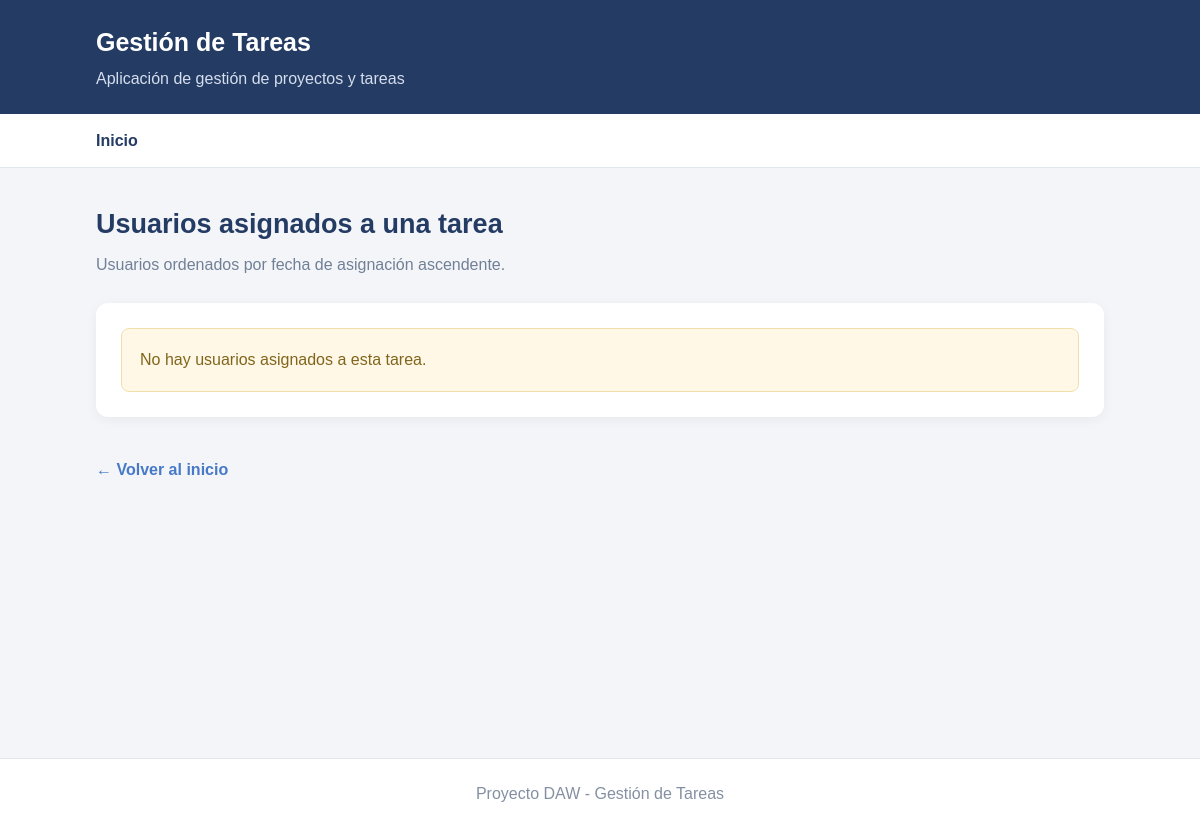
/tareas/1/usuarios/, run on an earlier commit of the app's database.
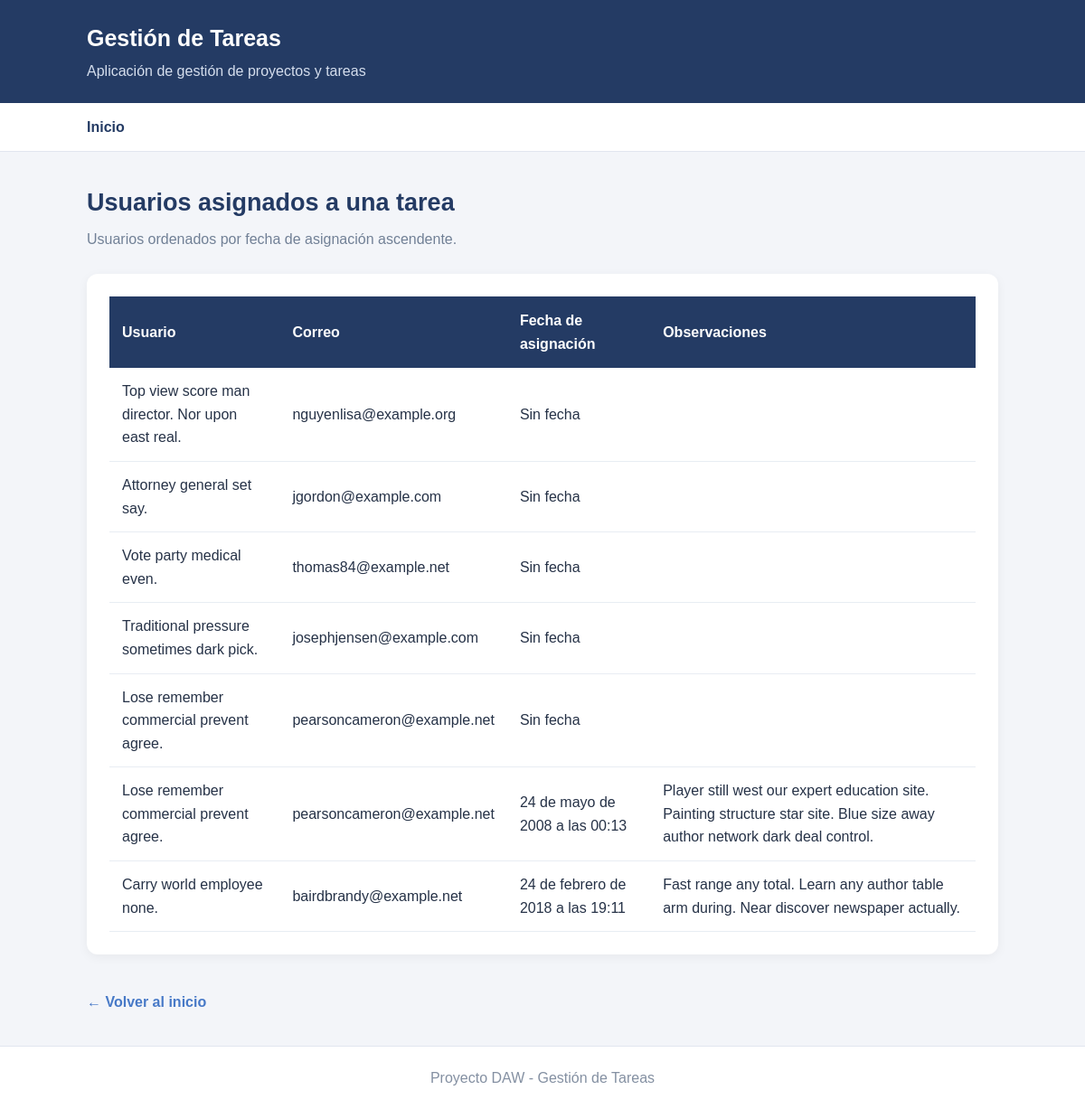
And on a later commit of the database.
### blog/models.py (models this page shows, shortened)
class Asignacion_tarea(models.Model):
    tarea = models.ForeignKey(Tarea, on_delete=models.CASCADE)
    usuario = models.ForeignKey(Usuario, on_delete=models.CASCADE)
    observaciones = models.TextField(max_length=150)
    fecha_asignacion = models.DateTimeField(null=True, blank=True)

class Usuario(models.Model):
    nombre = models.CharField(max_length=50)
    correo = models.EmailField(max_length=50, unique=True)
    contraseña = models.CharField(max_length=128)
    fecha_registro = models.DateTimeField()

### blog/views.py (the view)
# urls.py: path("tareas/<int:tarea_id>/usuarios/", views.usuarios_de_tarea, name="usuarios_de_tarea"),
def usuarios_de_tarea(request, tarea_id):
    usuarios = Asignacion_tarea.objects.filter(tarea_id=tarea_id).select_related('usuario').order_by('fecha_asignacion')
    return render(request, 'blog/usuarios_tarea.html', {'datos': usuarios})

### blog/templates/blog/usuarios_tarea.html (shortened to what this page needs)
{% extends 'blog/base.html' %}
{% block contenido %}
<div class="cabecera">
    <h2>Usuarios asignados a una tarea</h2>
    <p>Usuarios ordenados por fecha de asignación ascendente.</p>
</div>
<div class="tarjeta tabla-contenedor">
    {% if datos %}
    <table>
        <tr>
            <th>Usuario</th>
            <th>Correo</th>
            <th>Fecha de asignación</th>
            <th>Observaciones</th>
        </tr>
        {% for asignacion in datos %}
        <tr>
            <td>{{ asignacion.usuario.nombre }}</td>
            <td>{{ asignacion.usuario.correo }}</td>
            <td>{{ asignacion.fecha_asignacion|default:"Sin fecha" }}</td>
            <td>{{ asignacion.observaciones }}</td>
        </tr>
        {% endfor %}
    </table>
    {% else %}
        <p class="vacio">No hay usuarios asignados a esta tarea.</p>
    {% endif %}
</div>
<a class="volver" href="/">← Volver al inicio</a>
{% endblock %}

### blog/templates/blog/base.html (shortened to what this page needs)
<!DOCTYPE html>
<html lang="es">
<head>
</head>
<body>
    <header>
        <h1>Gestión de Tareas</h1>
        <p>Aplicación de gestión de proyectos y tareas</p>
    </header>
    <nav>
        <a href="/">Inicio</a>
    </nav>
    <main>
        {% block contenido %}
        {% endblock %}
    </main>
    <footer>
        <p>Proyecto DAW - Gestión de Tareas</p>
    </footer>
</body>
</html>

### blog/templates/blog/base.html (style rules this page uses)
* { box-sizing: border-box; margin: 0; padding: 0; }
body { font-family: Arial, sans-serif; background: #f3f5f9; color: #263247; line-height: 1.6; }
header { background: #243b64; color: white; padding: 22px 8%; }
header h1 { font-size: 25px; }
header p { color: #d5deed; margin-top: 4px; }
nav { background: white; padding: 14px 8%; border-bottom: 1px solid #e1e6ef; }
nav a { color: #243b64; text-decoration: none; font-weight: bold; margin-right: 20px; }
main { width: 84%; max-width: 1150px; margin: 35px auto; min-height: 65vh; }
.cabecera { margin-bottom: 25px; }
.cabecera h2 { font-size: 27px; color: #243b64; margin-bottom: 6px; }
.cabecera p { color: #718096; }
.tarjeta { background: white; padding: 25px; border-radius: 12px; box-shadow: 0 3px 12px rgba(0, 0, 0, 0.05); margin-bottom: 20px; }
.tabla-contenedor { overflow-x: auto; }
table { width: 100%; border-collapse: collapse; background: white; }
th { background: #243b64; color: white; text-align: left; padding: 14px; }
td { padding: 13px 14px; border-bottom: 1px solid #e8edf3; }
.volver { display: inline-block; margin-top: 20px; color: #4779c7; text-decoration: none; font-weight: bold; }
footer { text-align: center; padding: 22px; color: #8490a2; background: white; border-top: 1px solid #e1e6ef; }

What changed in the data, as far as the page shows it:
added Asignacion_tarea: usuario.nombre "Top view score man director. Nor upon east real.", usuario.correo "nguyenlisa@example.org", fecha_asignacion "Sin fecha"
added Asignacion_tarea: usuario.nombre "Attorney general set say.", usuario.correo "jgordon@example.com", fecha_asignacion "Sin fecha"
added Asignacion_tarea: usuario.nombre "Vote party medical even.", usuario.correo "thomas84@example.net", fecha_asignacion "Sin fecha"
added Asignacion_tarea: usuario.nombre "Traditional pressure sometimes dark pick.", usuario.correo "josephjensen@example.com", fecha_asignacion "Sin fecha"
added Asignacion_tarea: usuario.nombre "Lose remember commercial prevent agree.", usuario.correo "pearsoncameron@example.net", fecha_asignacion "Sin fecha"
added Asignacion_tarea: usuario.nombre "Lose remember commercial prevent agree.", usuario.correo "pearsoncameron@example.net", fecha_asignacion "24 de mayo de 2008 a las 00:13", observaciones "Player still west our expert education site. Painting structure star site. Blue size away author network dark deal control."
added Asignacion_tarea: usuario.nombre "Carry world employee none.", usuario.correo "bairdbrandy@example.net", fecha_asignacion "24 de febrero de 2018 a las 19:11", observaciones "Fast range any total. Learn any author table arm during. Near discover newspaper actually."
Also different on the page:
text no longer shown: "No hay usuarios asignados a esta tarea."
text now shown: "Usuario Correo Fecha de asignación Observaciones"
